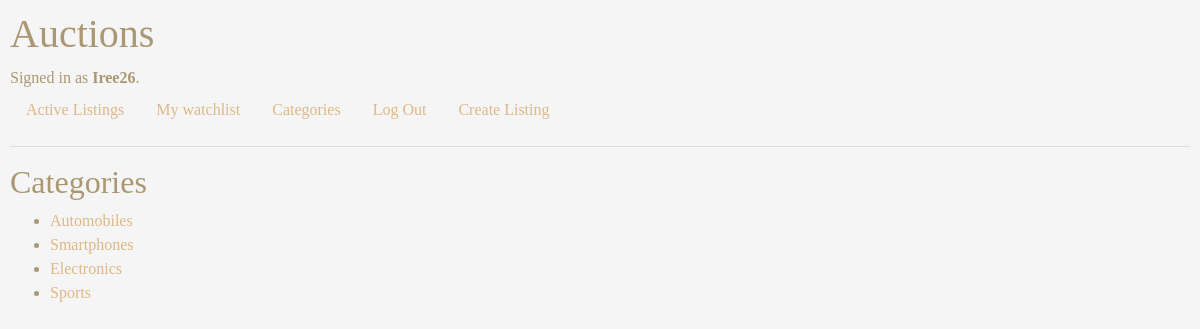
Page /categories/ (signed in) on the committed database.
### auctions/models.py (models this page shows, shortened)
class User(AbstractUser):
    pass

class Listing(models.Model):
    title = models.CharField(max_length=75)
    description = models.TextField()
    starting_bid = models.DecimalField(max_digits=10, decimal_places=2)
    image_url = models.URLField(blank=True, null=True)
    category = models.CharField(max_length=50, blank=True, null=True)
    is_active = models.BooleanField(default=True)
    user = models.ForeignKey(User, on_delete=models.CASCADE, related_name="listings", default=1)
    watchlist = models.ManyToManyField(User, related_name="watchlist_listings", blank=True)

### auctions/views.py (the view)
# urls.py: path("categories/", views.categories, name="categories"),
def categories(request):
    categories = Listing.objects.values_list('category', flat=True).distinct()
    return render(request, "auctions/categories.html", {
        "categories": categories
    })

### auctions/templates/auctions/categories.html
{% extends "auctions/layout.html" %}
{% block body %}
<h2>Categories</h2>
<ul>
    {% for category in categories %}
        <li><a href="{% url 'category_listings' category %}">{{ category }}</a></li>
    {% endfor %}
</ul>
{% endblock %}

### auctions/templates/auctions/layout.html (shortened to what this page needs)
{% load static %}
<!DOCTYPE html>
<html lang="en">
    <head>
        <link rel="stylesheet" href="https://stackpath.bootstrapcdn.com/bootstrap/4.4.1/css/bootstrap.min.css">
        <link href="{% static 'auctions/styles.css' %}" rel="stylesheet">
    </head>
    <body>
        <h1>Auctions</h1>
        <div>
            {% if user.is_authenticated %}
                Signed in as <strong>{{ user.username }}</strong>.
            {% else %}
                Not signed in.
            {% endif %}
        </div>
        <ul class="nav">
            <li class="nav-item">
                <a class="nav-link" href="{% url 'index' %}">Active Listings</a>
            </li>
            <li class="nav-item">
                <a class="nav-link" href="{% url 'my_watchlist' %}">My watchlist</a>
            </li>
            <li class="nav-item">
                <a class="nav-link" href="{% url 'categories' %}">Categories</a>
            </li>
            {% if user.is_authenticated %}
                <li class="nav-item">
                    <a class="nav-link" href="{% url 'logout' %}">Log Out</a>
                </li>
            {% endif %}
            <li class="nav-item">
                <a class="nav-link" href="{% url "create_list" %}">Create Listing</a>
            </li>
        </ul>
        <hr>
        {% block body %}
        {% endblock %}
    </body>
</html>

### auctions/static/auctions/styles.css (style rules this page uses)
body { padding: 10px; background-color: whitesmoke; font-family: Cambria, Cochin, Georgia, Times, 'Times New Roman', serif; color: rgb(170, 151, 115); }
a { color: burlywood; }

### rows in the picture
User: username "Iree26"
Listing: category "Smartphones"
Listing: category "Electronics"
Listing: category "Sports"

### other values in the picture
{{ category }} "Automobiles"
